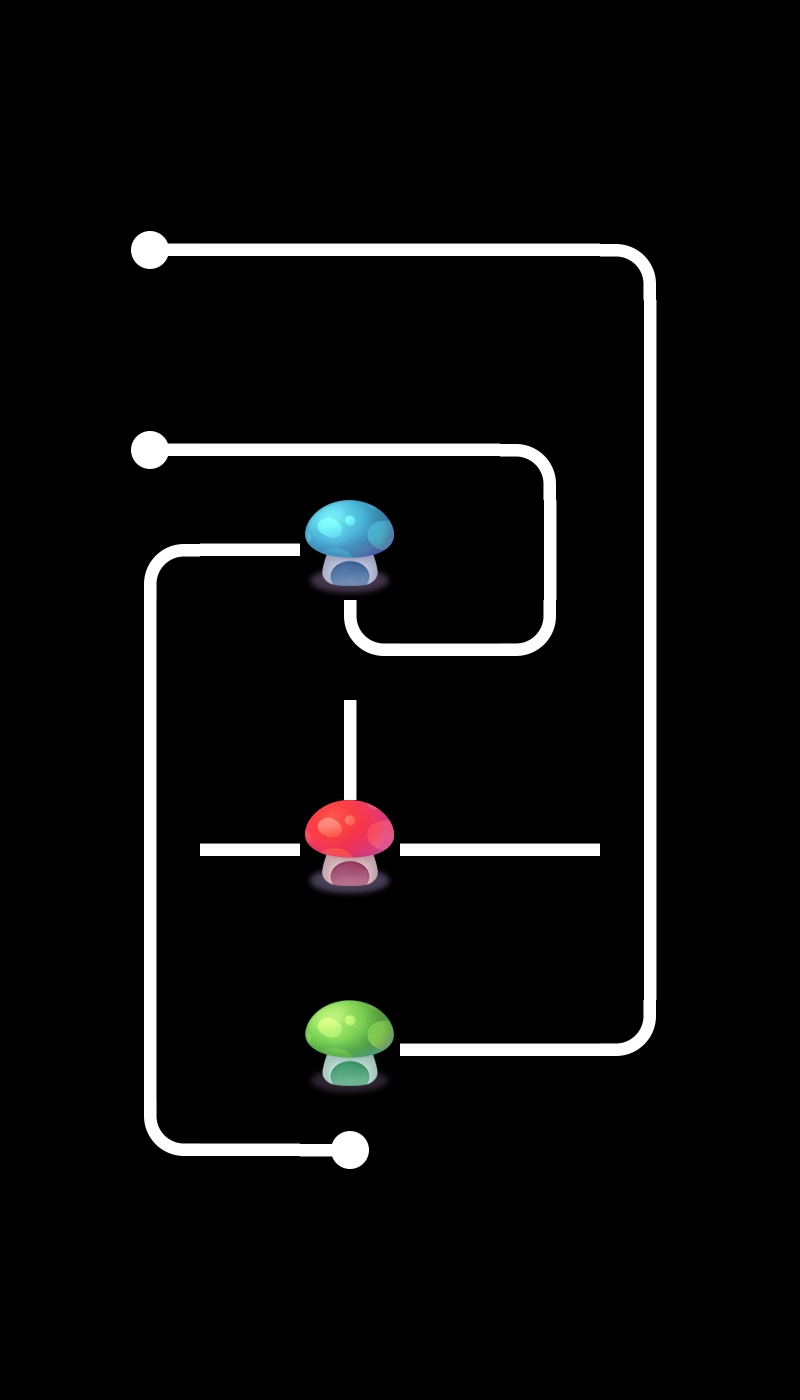

A level layout from a 2D game, rendered from its tile map. Below: a short description, then the map file with tile-grid data replaced by summaries:
An orthogonal 8x14 tile map with 100x100 px tiles, 3 tile layers (layer0, layer1, layer2), 3 tilesets and 3 objects.

<map version="1.0" orientation="orthogonal" renderorder="right-down" width="8" height="14" tilewidth="100" tileheight="100" nextobjectid="4">
 <tileset firstgid="1" name="tiled" tilewidth="100" tileheight="100">
  <image source="tiled.png" width="500" height="400" />
 </tileset>
 <tileset firstgid="21" name="tiled" tilewidth="100" tileheight="100">
  <image source="tiled.png" width="500" height="400" />
 </tileset>
 <tileset firstgid="41" name="tiled" tilewidth="100" tileheight="100">
  <image source="tiled.png" width="500" height="400" />
 </tileset>
 <layer name="layer0" width="8" height="14">
  <data>[112 cells, 20 non-empty, 7 distinct tile ids]</data>
 </layer>
 <layer name="layer1" width="8" height="14">
  <data>[112 cells, 12 non-empty, 8 distinct tile ids]</data>
 </layer>
 <layer name="layer2" width="8" height="14">
  <data>[112 cells, 13 non-empty, 7 distinct tile ids]</data>
 </layer>
 <objectgroup name="object1">
  <object id="1" x="621.212" y="818.182" width="57.5758" height="54.5455">
   <properties>
    <property name="id" value="0" />
   </properties>
  </object>
  <object id="2" x="321.212" y="621.212" width="60.6061" height="57.5758">
   <properties>
    <property name="id" value="1" />
   </properties>
  </object>
  <object id="3" x="118.182" y="818.182" width="60.6061" height="57.5758">
   <properties>
    <property name="id" value="2" />
   </properties>
  </object>
 </objectgroup>
</map>
